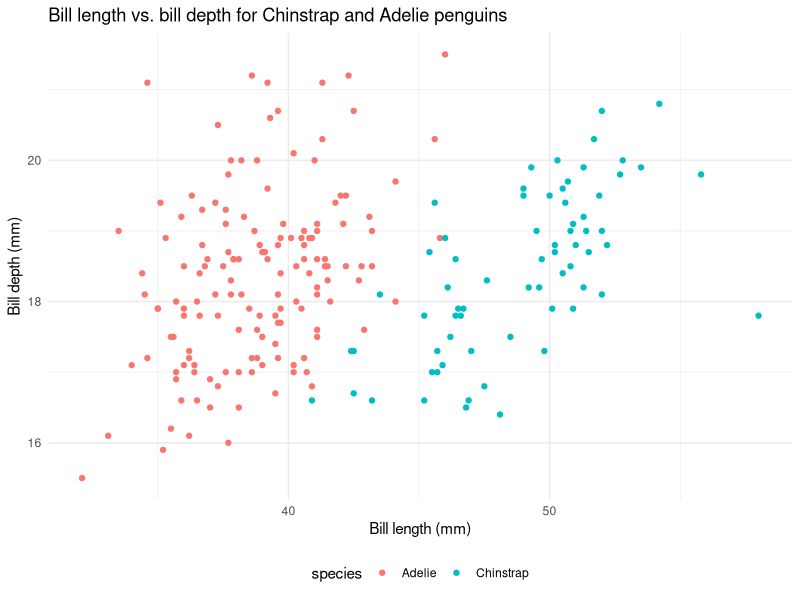
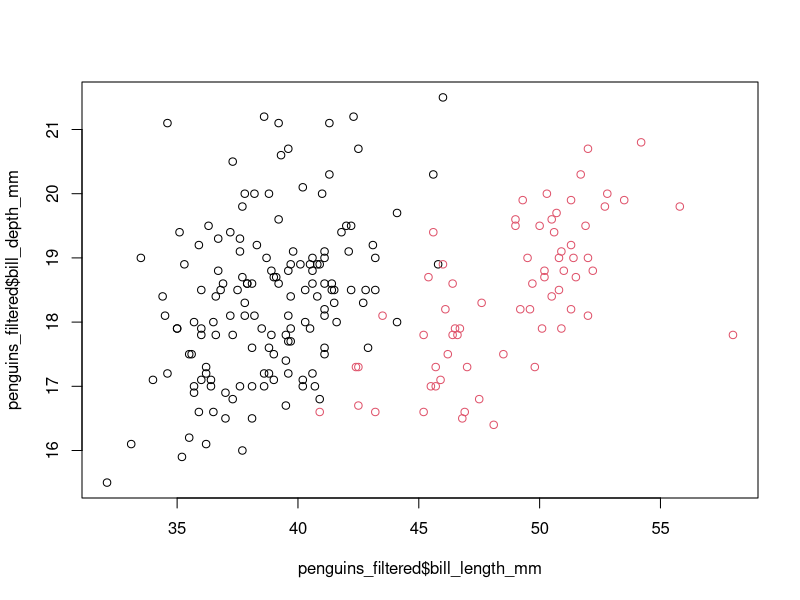

Write R code to recreate these figures, in order.
## ---- chunk 1
#| code-fold: true
### Load the tidyverse and palmer penguins packages
library(tidyverse)
library(palmerpenguins)

### Load the penguins data
data("penguins")

### Filter to just keep the Chinstrap and Adelie species
penguins_filtered <- penguins %>%
  drop_na() %>%
  filter(species %in% c("Chinstrap", "Adelie"))

### Generate a scatter plot of bill length vs. bill depth for each species
ggplot(penguins_filtered, aes(x = bill_length_mm, y = bill_depth_mm, color = species)) +
  geom_point() +
  labs(title = "Bill length vs. bill depth for Chinstrap and Adelie penguins",
       x = "Bill length (mm)",
       y = "Bill depth (mm)") +
  theme_minimal() +
  theme(legend.position = "bottom")

### Run a t-test to determine whether the bill lengths are statistically different between the two species
t.test(bill_length_mm ~ species, data = penguins_filtered)

### Print a summary of the t test results as a dataframe
t.test(bill_length_mm ~ species, data = penguins_filtered) %>%
  broom::tidy() %>%
  knitr::kable()
## ---- chunk 2
### Load the palmer penguins package and load the penguins data
library(palmerpenguins)
data("penguins")

### Drop incomplete observations
penguins <- na.omit(penguins)

### Filter to just keep the Chinstrap and Adelie species
penguins_filtered <- penguins[penguins$species %in% c("Chinstrap", "Adelie"), ]

### Generate a scatter plot of bill length vs. bill depth for each species
plot(penguins_filtered$bill_length_mm, penguins_filtered$bill_depth_mm, col = penguins_filtered$species)

### Print a summary of the t test results
summary(t.test(penguins_filtered$bill_length_mm ~ penguins_filtered$species))
